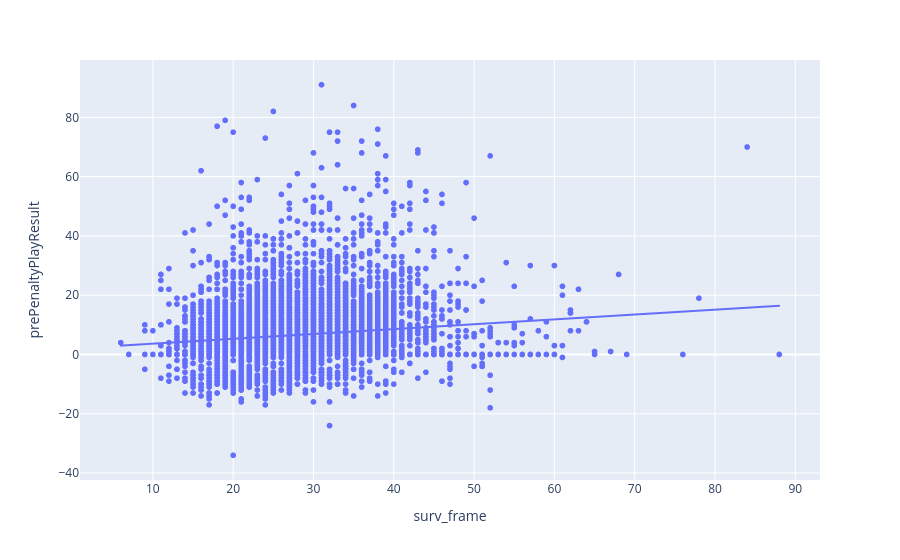

Notebook cell for this chart:
### Markdown cell above
#### predicting play outcome based on the survival frame or pocket size can be visualized

### Code cell
px.scatter(
    plays_with_collapse, x="surv_frame", y="prePenaltyPlayResult", trendline="ols"
)

### Figure 1 — Plotly figure (JSON) as saved in the notebook; plotly's stock layout.template omitted (floating-point values rounded to 4 significant figures; data arrays with more than 128 entries replaced by an {"elided": "..."} marker saying what was removed)
{"data": [{"hovertemplate": "surv_frame=%{x}<br>prePenaltyPlayResult=%{y}<extra></extra>", "legendgroup": "", "marker": {"color": "#636efa", "symbol": "circle"}, "mode": "markers", "name": "", "showlegend": false, "type": "scattergl", "x": {"elided": "8204 int values"}, "xaxis": "x", "y": {"elided": "8204 int values"}, "yaxis": "y"}, {"hovertemplate": "<b>OLS trendline</b><br>prePenaltyPlayResult = 0.163868 * surv_frame + 2.00659<br>R<sup>2</sup>=0.015041<br><br>surv_frame=%{x}<br>prePenaltyPlayResult=%{y} <b>(trend)</b><extra></extra>", "legendgroup": "", "marker": {"color": "#636efa", "symbol": "circle"}, "mode": "lines", "name": "", "showlegend": false, "type": "scattergl", "x": {"elided": "8204 int values"}, "xaxis": "x", "y": {"elided": "8204 float values"}, "yaxis": "y"}], "layout": {"legend": {"tracegroupgap": 0}, "margin": {"t": 60}, "xaxis": {"anchor": "y", "domain": [0, 1], "title": {"text": "surv_frame"}}, "yaxis": {"anchor": "x", "domain": [0, 1], "title": {"text": "prePenaltyPlayResult"}}}}
